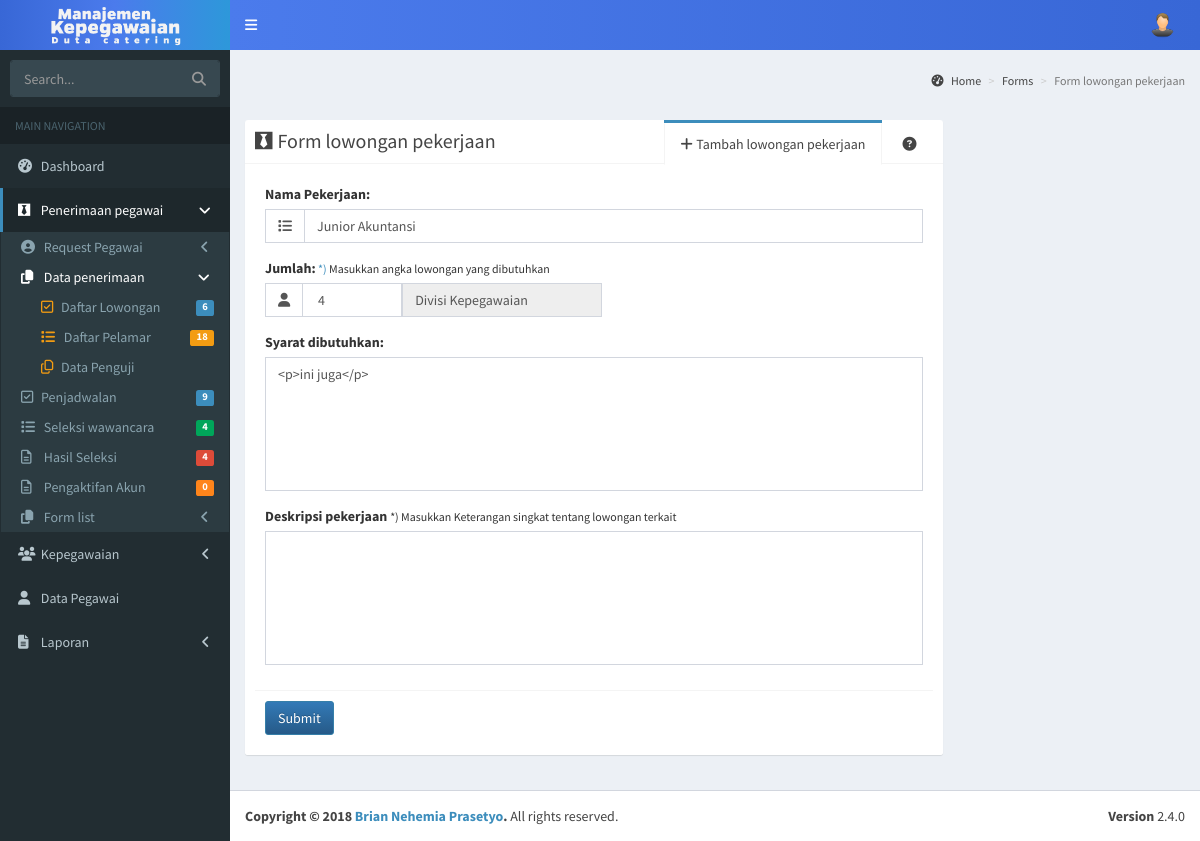
Page /admin/formlowonganauto.php?nomorsurat=SRPGW0013/HR/0719 on the committed database.
### tables this page shows
CREATE TABLE `requestpegawai` (
  `idrequestpegawai` varchar(25) NOT NULL,
  `kodedivisi` varchar(11) DEFAULT NULL,
  `tanggal` timestamp NULL DEFAULT CURRENT_TIMESTAMP,
  `namapekerjaan` varchar(200) DEFAULT NULL,
  `jumlahdibutuhkan` int(11) NOT NULL,
  `alasan` varchar(300) NOT NULL,
  `syarat` varchar(300) NOT NULL,
  `statuspengajuan` varchar(100) DEFAULT NULL,
  `keputusan` varchar(100) DEFAULT NULL
);

CREATE TABLE `tbdivisi` (
  `kodedivisi` varchar(11) NOT NULL,
  `namadivisi` varchar(100) NOT NULL,
  `keterangan` varchar(500) NOT NULL
);

### admin/formlowonganauto.php (the view, shortened to what this page needs)
<?php
include 'header.php';
include 'adminsidebar.php';
?>
  <div class="content-wrapper">
        <section class="content-header">
            <ol class="breadcrumb">
                <li><a href="dashboard.php"><i class="fa fa-dashboard"></i> Home</a></li>
                <li><a href="#">Forms</a></li>
                <li class="active">Form lowongan pekerjaan</li>
            </ol>
        </section>
    <br/><br/>
        <section class="content">
    <div class="row">
      <div class="col-md-9">
        <div class="nav-tabs-custom">
            <ul class="nav nav-tabs pull-right">
              <li style="margin-right:10px;"><a href="#tab_3-2" data-toggle="tab"><i class="fa fa-question-circle"></i></i></a></li>
              <li class="active"><a href="#tab_1-1" data-toggle="tab"><i class="fa fa-plus">&nbsp</i>Tambah lowongan pekerjaan</a></li>
              <li class="pull-left header"><i class="fa fa-black-tie"></i>Form lowongan pekerjaan</li>
            </ul>
            <div class="tab-content">
            <?php
             $read = $conn->readreqpegawai($_GET['nomorsurat']);
             $data = mysqli_fetch_array($read);
            ?>
            <div class="tab-pane active" id="tab_1-1">
                <div class="box-body">
                <form action="../controller/jobscontroller.php?action=addlowonganpekerjaan" Method="POST">
                    <label for="fornama">Nama Pekerjaan:</label>
                    <div class="form-group input-group">
                        <span class="input-group-addon"><i class="fa fa-list"></i></span>
                        <input value="<?php echo $data['namapekerjaan'] ?>" name="postnama" type="text" class="form-control" id="fornama" placeholder="lowongan yang akan dibuka">
                    </div>
                    <label for="forpassword">Jumlah:</label><small>   <a color="red">*)</a> Masukkan angka lowongan yang dibutuhkan</small>
                   <div class="form-group input-group">
                        <span class="input-group-addon"><i class="fa fa-user"></i></span>
                        <input value=" <?php echo $data['jumlahdibutuhkan'] ?>" name="postjumlah" type="text" style="width:100px;" class="form-control" id="forpassword" placeholder="Jumlah kuota">
                        <input readonly value="Divisi <?php echo $data['namadivisi'] ?>" type="text" style="width:200px;" class="form-control"  >
                   </div>
                    <label for="forpassword">Syarat dibutuhkan:</label>
                   <div class="form-group input-group">
                        <textarea name="postsyarat" style="resize: none;" cols="120" rows="6" type="text" class="form-control" id="editor1" ><?php echo $data['syarat'] ?></textarea>
                    </div>
                    <label for="forket">Deskripsi pekerjaan</label> <small>  *) Masukkan Keterangan singkat tentang lowongan terkait</small>
                    <div class="form-group input-group">
                      <textarea name="postketerangan" style="resize: none;" cols="125" rows="6"  class="form-control" id="forket" ></textarea>
                    </div>
                </div>
                <div class="box-footer">
                    <button type="submit" class="btn btn-primary">Submit</button>
                </div>
              </div>
          </div>
        </div>
    </div>
    </section>
  </div>
<?php
include 'footer.php';
 ?>

### assets/css/_all-skins.css (style rules this page uses)
.skin-blue .content-header { background: transparent; }

### rows in the picture
requestpegawai: postnama "Junior Akuntansi", postjumlah "4", kodedivisi.namadivisi "Divisi Kepegawaian", postsyarat "<p>ini juga</p>"

### other values in the picture
$data['total'] "6"
$data['total'] "18"
$data['total'] "9"
$data['total'] "4 4"
$data['total'] "0"
